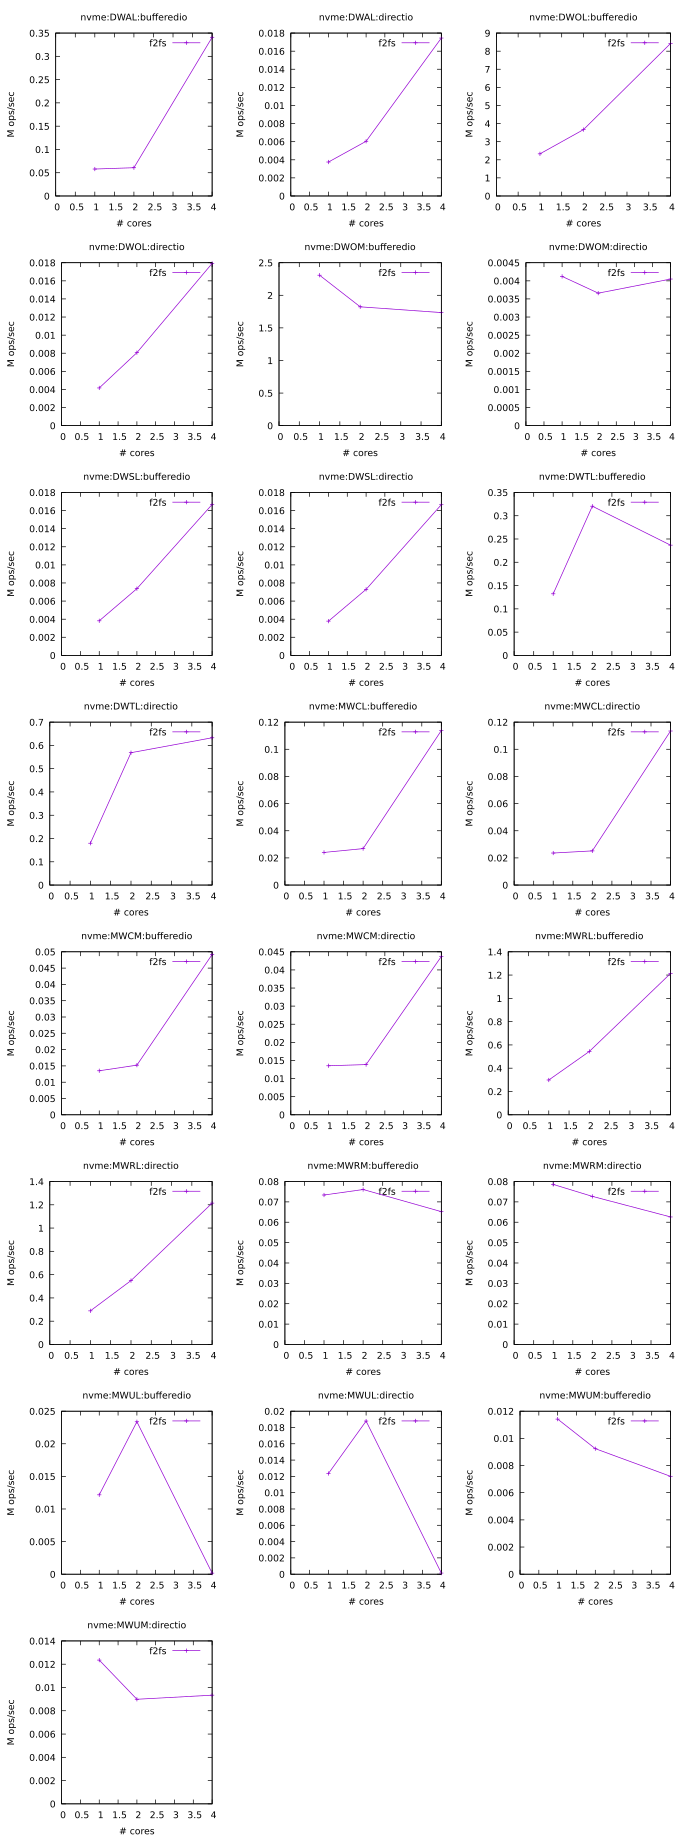

Source code (gnuplot):
# LOG_FILE = logs/2025-04-16-write-write/fxmark.log
# SYSTEM = Linux fvm 5.15.0+ #4 SMP Tue Apr 8 14:16:18 UTC 2025 x86_64 x86_64 x86_64 GNU/Linux
# DISK_SIZE = 12G
# DURATION = 5s
# DIRECTIO = bufferedio,directio
# MEDIA_TYPES = ssd,hdd,nvme,mem
# FS_TYPES = tmpfs,ext4,ext4_no_jnl,xfs,btrfs,f2fs
# BENCH_TYPES = DWAL,DWOL,DWOM,DWSL,MWRL,MWRM,MWCL,MWCM,MWUM,MWUL,DWTL
# NCORES = 1,2,4
# CORE_SEQ = 0,1,2,3
# MODEL_NAME = AMD Ryzen 5 5600 6-Core Processor
# PHYSICAL_CHIPS = 1
# CORE_PER_CHIP = 4
# SMT_LEVEL = 1
# NUM_TEST_CONF = 66

set term pdfcairo size 6.8999999999999995in,18.4in font ',10'
set_out='set output "`if test -z $OUT; then echo sc.pdf; else echo $OUT; fi`"'
eval set_out
set multiplot layout 8,3

set title 'nvme:DWAL:bufferedio'
set xlabel '# cores'
set ylabel 'M ops/sec'
plot [0:][0:] 'nvme:f2fs:DWAL:bufferedio.dat' using 1:2 title 'f2fs' with lp ps 0.5

set title 'nvme:DWAL:directio'
set xlabel '# cores'
set ylabel 'M ops/sec'
plot [0:][0:] 'nvme:f2fs:DWAL:directio.dat' using 1:2 title 'f2fs' with lp ps 0.5

set title 'nvme:DWOL:bufferedio'
set xlabel '# cores'
set ylabel 'M ops/sec'
plot [0:][0:] 'nvme:f2fs:DWOL:bufferedio.dat' using 1:2 title 'f2fs' with lp ps 0.5

set title 'nvme:DWOL:directio'
set xlabel '# cores'
set ylabel 'M ops/sec'
plot [0:][0:] 'nvme:f2fs:DWOL:directio.dat' using 1:2 title 'f2fs' with lp ps 0.5

set title 'nvme:DWOM:bufferedio'
set xlabel '# cores'
set ylabel 'M ops/sec'
plot [0:][0:] 'nvme:f2fs:DWOM:bufferedio.dat' using 1:2 title 'f2fs' with lp ps 0.5

set title 'nvme:DWOM:directio'
set xlabel '# cores'
set ylabel 'M ops/sec'
plot [0:][0:] 'nvme:f2fs:DWOM:directio.dat' using 1:2 title 'f2fs' with lp ps 0.5

set title 'nvme:DWSL:bufferedio'
set xlabel '# cores'
set ylabel 'M ops/sec'
plot [0:][0:] 'nvme:f2fs:DWSL:bufferedio.dat' using 1:2 title 'f2fs' with lp ps 0.5

set title 'nvme:DWSL:directio'
set xlabel '# cores'
set ylabel 'M ops/sec'
plot [0:][0:] 'nvme:f2fs:DWSL:directio.dat' using 1:2 title 'f2fs' with lp ps 0.5

set title 'nvme:DWTL:bufferedio'
set xlabel '# cores'
set ylabel 'M ops/sec'
plot [0:][0:] 'nvme:f2fs:DWTL:bufferedio.dat' using 1:2 title 'f2fs' with lp ps 0.5

set title 'nvme:DWTL:directio'
set xlabel '# cores'
set ylabel 'M ops/sec'
plot [0:][0:] 'nvme:f2fs:DWTL:directio.dat' using 1:2 title 'f2fs' with lp ps 0.5

set title 'nvme:MWCL:bufferedio'
set xlabel '# cores'
set ylabel 'M ops/sec'
plot [0:][0:] 'nvme:f2fs:MWCL:bufferedio.dat' using 1:2 title 'f2fs' with lp ps 0.5

set title 'nvme:MWCL:directio'
set xlabel '# cores'
set ylabel 'M ops/sec'
plot [0:][0:] 'nvme:f2fs:MWCL:directio.dat' using 1:2 title 'f2fs' with lp ps 0.5

set title 'nvme:MWCM:bufferedio'
set xlabel '# cores'
set ylabel 'M ops/sec'
plot [0:][0:] 'nvme:f2fs:MWCM:bufferedio.dat' using 1:2 title 'f2fs' with lp ps 0.5

set title 'nvme:MWCM:directio'
set xlabel '# cores'
set ylabel 'M ops/sec'
plot [0:][0:] 'nvme:f2fs:MWCM:directio.dat' using 1:2 title 'f2fs' with lp ps 0.5

set title 'nvme:MWRL:bufferedio'
set xlabel '# cores'
set ylabel 'M ops/sec'
plot [0:][0:] 'nvme:f2fs:MWRL:bufferedio.dat' using 1:2 title 'f2fs' with lp ps 0.5

set title 'nvme:MWRL:directio'
set xlabel '# cores'
set ylabel 'M ops/sec'
plot [0:][0:] 'nvme:f2fs:MWRL:directio.dat' using 1:2 title 'f2fs' with lp ps 0.5

set title 'nvme:MWRM:bufferedio'
set xlabel '# cores'
set ylabel 'M ops/sec'
plot [0:][0:] 'nvme:f2fs:MWRM:bufferedio.dat' using 1:2 title 'f2fs' with lp ps 0.5

set title 'nvme:MWRM:directio'
set xlabel '# cores'
set ylabel 'M ops/sec'
plot [0:][0:] 'nvme:f2fs:MWRM:directio.dat' using 1:2 title 'f2fs' with lp ps 0.5

set title 'nvme:MWUL:bufferedio'
set xlabel '# cores'
set ylabel 'M ops/sec'
plot [0:][0:] 'nvme:f2fs:MWUL:bufferedio.dat' using 1:2 title 'f2fs' with lp ps 0.5

set title 'nvme:MWUL:directio'
set xlabel '# cores'
set ylabel 'M ops/sec'
plot [0:][0:] 'nvme:f2fs:MWUL:directio.dat' using 1:2 title 'f2fs' with lp ps 0.5

set title 'nvme:MWUM:bufferedio'
set xlabel '# cores'
set ylabel 'M ops/sec'
plot [0:][0:] 'nvme:f2fs:MWUM:bufferedio.dat' using 1:2 title 'f2fs' with lp ps 0.5

set title 'nvme:MWUM:directio'
set xlabel '# cores'
set ylabel 'M ops/sec'
plot [0:][0:] 'nvme:f2fs:MWUM:directio.dat' using 1:2 title 'f2fs' with lp ps 0.5

unset multiplot
set output
